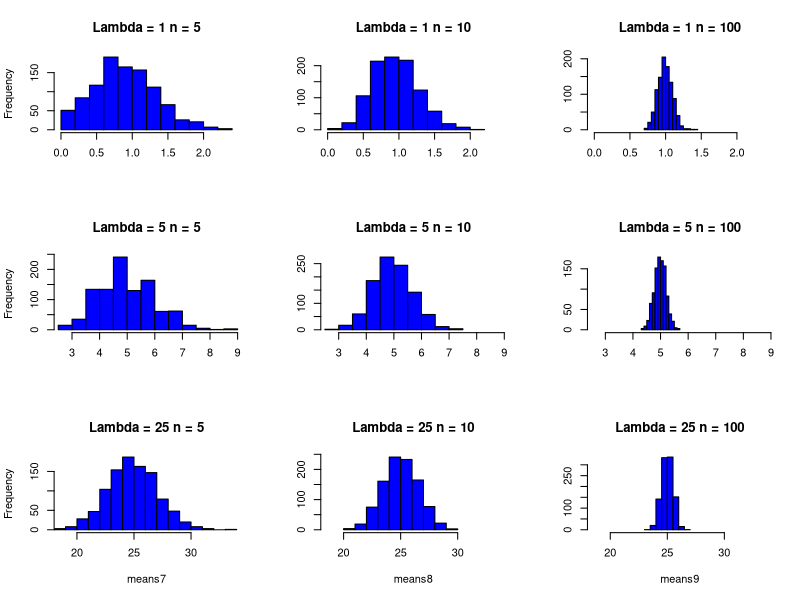

Recreate this plot in R.
set.seed(500)
means1 <- double(1000)

for (i in 1:1000) {
  data1 <- rpois(n = 5, lambda = 1)
  means1[i] <- mean(data1)
}

means2 <- double(1000)

for (i in 1:1000) {
  data2 <- rpois(n = 10, lambda = 1)
  means2[i] <- mean(data2)
}

means3 <- double(1000)

for (i in 1:1000) {
  data3 <- rpois(n = 100, lambda = 1)
  means3[i] <- mean(data3)
}

means4 <- double(1000)

for (i in 1:1000) {
  data4 <- rpois(n = 5, lambda = 5)
  means4[i] <- mean(data4)
}

means5 <- double(1000)

for (i in 1:1000) {
  data5 <- rpois(n = 10, lambda = 5)
  means5[i] <- mean(data5)
}

means6 <- double(1000)

for (i in 1:1000) {
  data6 <- rpois(n = 100, lambda = 5)
  means6[i] <- mean(data6)
}

means7 <- double(1000)

for (i in 1:1000) {
  data7 <- rpois(n = 5, lambda = 25)
  means7[i] <- mean(data7)
}

means8 <- double(1000)

for (i in 1:1000) {
  data8 <- rpois(n = 10, lambda = 25)
  means8[i] <- mean(data8)
}

means9 <- double(1000)

for (i in 1:1000) {
  data9 <- rpois(n = 100, lambda = 25)
  means9[i] <- mean(data9)
}

par(mfrow = c(3, 3))
Hist1 <- hist(means1, col = "Blue", main = "Lambda = 1 n = 5", xlab = "", xlim = c(min(means1),max(means1)))
##curve(rnorm(data1, mean = means1, sd = 1))

Hist2 <- hist(means2, col = "Blue", main = "Lambda = 1 n = 10", xlab = "", ylab = "", xlim = c(min(means1),max(means1)))

Hist3 <- hist(means3, col = "Blue", main = "Lambda = 1 n = 100", xlab = "", ylab = "", xlim = c(min(means1),max(means1)))

Hist4 <- hist(means4, col = "Blue", main = "Lambda = 5 n = 5", xlab = "", xlim = c(min(means4),max(means4)))

Hist5 <- hist(means5, col = "Blue", main = "Lambda = 5 n = 10", xlab = "", ylab = "", xlim = c(min(means4),max(means4)))

Hist6 <- hist(means6, col = "Blue", main = "Lambda = 5 n = 100", xlab = "", ylab = "", xlim = c(min(means4),max(means4)))

Hist7 <- hist(means7, col = "Blue", main = "Lambda = 25 n = 5", xlim = c(min(means7),max(means7)))

Hist8 <- hist(means8, col = "Blue", main = "Lambda = 25 n = 10", ylab = "", xlim = c(min(means7),max(means7)))

Hist9 <- hist(means9, col = "Blue", main = "Lambda = 25 n = 100", ylab = "", xlim = c(min(means7),max(means7)))

Prob1 <- sum(means1 >= 1 + 2*sqrt(1/5)) / length(means1)

Prob2 <- sum(means2 >= 1 + 2*sqrt(1/10)) / length(means2)

Prob3 <- sum(means3 >= 1 + 2*sqrt(1/100)) / length(means3)

Prob4 <- sum(means4 >= 5 + 2*sqrt(5/5)) / length(means4)

Prob5 <- sum(means5 >= 5 + 2*sqrt(5/10)) / length(means5)

Prob6 <- sum(means6 >= 5 + 2*sqrt(5/100)) / length(means6)

Prob7 <- sum(means7 >= 25 + 2*sqrt(25/5)) / length(means7)

Prob8 <- sum(means8 >= 25 + 2*sqrt(25/10)) / length(means8)

Prob9 <- sum(means9 >= 25 + 2*sqrt(25/100)) / length(means9)